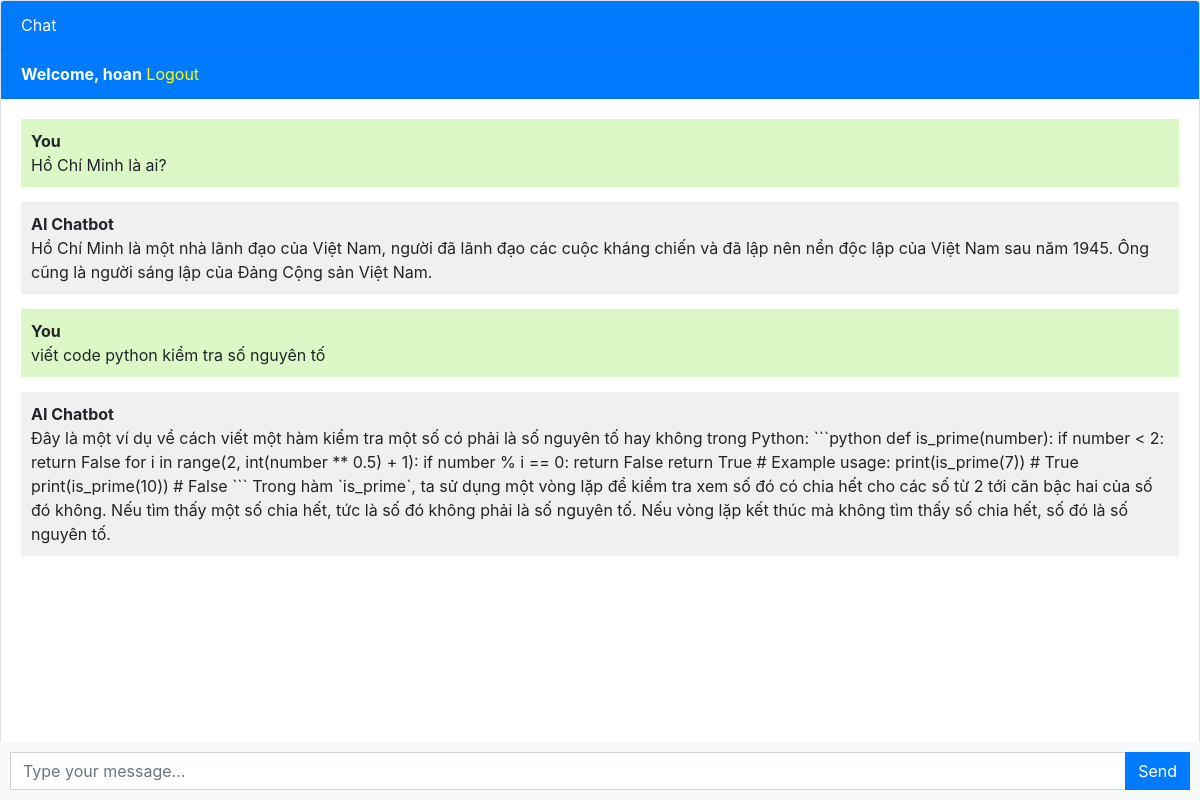
The app's page / (signed in), older data.
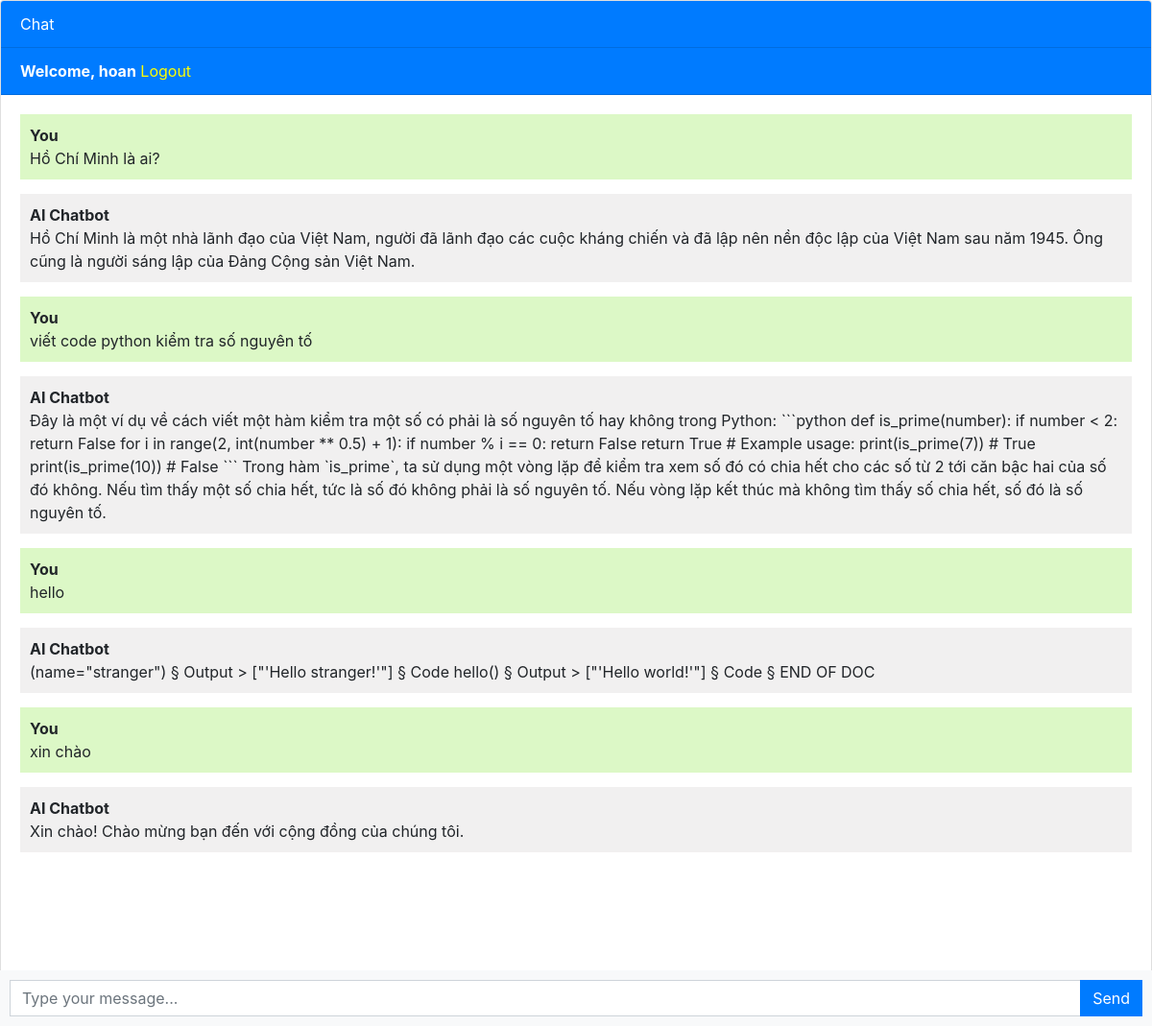
The same page, newer data.
### chatbotapp/models.py (models this page shows, shortened)
class Chat(models.Model):
    user = models.ForeignKey(User, on_delete=models.CASCADE)
    message = models.TextField()
    response = models.TextField()
    created_at = models.DateTimeField(auto_now_add=True)

### chatbotapp/views.py (the view)
# urls.py: path('', views.chatbot, name = 'chatbot'),
def chatbot(request):
    if request.user.is_authenticated:
        chats = Chat.objects.filter(user=request.user)
    else:
        chats = []
    if request.method == 'POST':
        message = request.POST.get('message')
        response = ask_openai(message)
        chat = Chat(user=request.user, message=message, response=response, created_at=timezone.now())
        chat.save()
        return JsonResponse({'message': message, 'response': response})
    return render(request, 'chatbot.html', {'chats': chats})

### templates/chatbot.html (shortened to what this page needs)
{% extends 'base.html' %}  {% block content %}
<div class="chat-container">
  <div class="card flex-grow-1">
    <div class="card-header bg-primary text-white">Chat</div>
    {% if user.is_authenticated %}
    <div class="card-header bg-primary text-white">
      <b>Welcome, {{user.username}}</b>
      <a style="color: yellow" href="logout">Logout</a>
    </div>
    {% else %}
    <div class="card-header bg-primary text-white">
      <a style="color: yellow" href="login">Login</a>
      <a style="color: yellow" href="register">Register</a>
    </div>
    {% endif %}
    <div class="card-body messages-box">
      <ul class="list-unstyled messages-list">
        {% if user.is_authenticated %}
        {% for chat in chats %}
        {% if chat.user == request.user %}
        <li class="message sent">
          <div class="message-text">
            <div class="message-sender">
              <b>You</b>
            </div>
            <div class="message-content">{{chat.message}}</div>
          </div>
        </li>
        <li class="message received">
          <div class="message-text">
            <div class="message-sender">
              <b>AI Chatbot</b>
            </div>
            <div class="message-content">{{chat.response}}</div>
          </div>
        </li>
        {% endif %}
        {% endfor %}
        {% else %}
        <div></div>
        {% endif %}
      </ul>
    </div>
    <br /><br />
    <br /><br />
    <br /><br />
  </div>
  <form class="message-form">
    {% if user.is_authenticated %}
    <div class="input-group">
      <input
        type="text"
        class="form-control message-input"
        placeholder="Type your message..."
      />
      <div class="input-group-append">
        <button type="submit" class="btn btn-primary btn-send">Send</button>
      </div>
    </div>
    {% endif %}
  </form>
</div>
{% endblock %}

### templates/base.html (shortened to what this page needs)
<!DOCTYPE html>
<html lang="en">
  <head>
    <link rel="stylesheet" href="https://stackpath.bootstrapcdn.com/bootstrap/4.3.1/css/bootstrap.min.css">
  </head>
  <body>
    {% block content %}{% endblock %}
  </body>
</html>

### templates/chatbot.html (style rules this page uses)
body, html { height: 100%; }
.messages-box { flex: 1; overflow-y: auto; }
.messages-list { padding-left: 0; }
.message { margin-bottom: 15px; list-style: none; }
.message-text { padding: 10px; border-radius: 5px; }
.sent { background-color: #dcf8c6; align-self: flex-end; }
.received { background-color: #f1f0f0; align-self: flex-start; }
.message-form { display: flex; position: fixed; bottom: 0; left: 0; right: 0; padding: 10px; background-color: #f8f9fa; }
.message-input { flex: 1; border-radius: 0; border-right: none; }
.btn-send { border-radius: 0; }
.chat-container { height: 100%; display: flex; flex-direction: column; }

Row changes from the older to the newer data that the page shows:
added Chat: message "hello", response "(name=\"stranger\") § Output > [\"'Hello stranger!'\"] § Code hello() § Output > [\"'Hello world!'\"] § Code § END OF DOC"
added Chat: message "xin chào", response "Xin chào! Chào mừng bạn đến với cộng đồng của chúng tôi."
